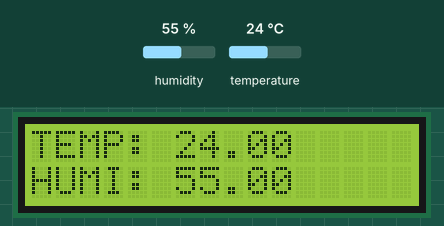
Bench run of a sketch on a simulated Arduino Uno, built with avr-gcc and run on an emulated ATmega328P. Parts: 16×2 character LCD. Inputs (shaded band) come from the test bench; at power-on: humidity 55 %, temperature 24 °C. What the sketch prints to the serial monitor is not drawn.

Above: at 2.6 s.
2.7 s: humidity set to 22 %
At 4.9 s:
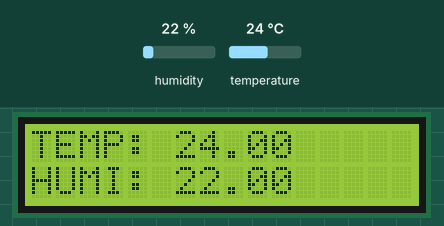
5.7 s: temperature set to 12 °C
At 6.8 s:
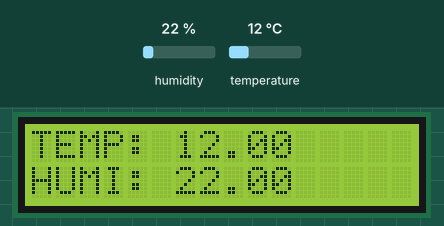
8.7 s: humidity set to 40 %
At 10.5 s:
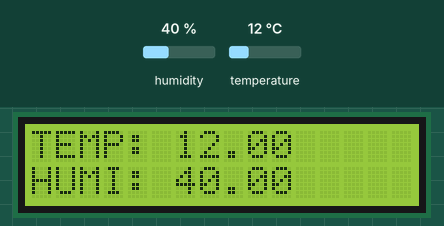
11.7 s: temperature set to 19 °C
At 13.5 s:
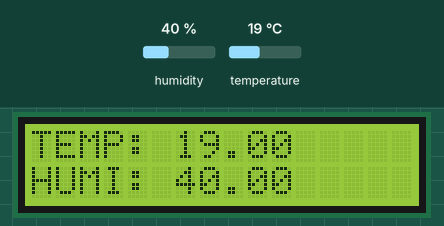
Timing chart, 0 to 15.0 s (numbered marks = the images above; inputs shaded):
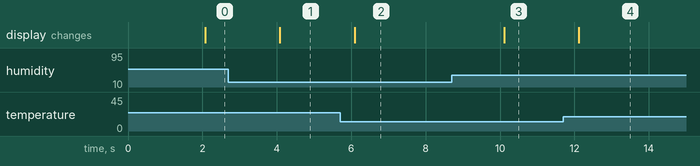

Measured:
- after the input at 2.7 s, the display: changes after 1.4 s (image 1)
- after the input at 5.7 s, the display: changes after 0.39 s (image 2)
- after the input at 8.7 s, the display: changes after 1.4 s (image 3)
- after the input at 11.7 s, the display: changes after 0.42 s (image 4)

The sketch:

DHT22_LCD1602_arduino.ino
```cpp
#include <LiquidCrystal.h>
#include "DHT.h"
DHT dht;

const int rs = 12, en = 11, d4 = 5, d5 = 4, d6 = 3, d7 = 2;
LiquidCrystal lcd(rs, en, d4, d5, d6, d7);

String temp;
String humi;

void setup() {

  Serial.begin(9600);
  dht.setup(7); // data pin 7
  lcd.begin(16, 2); // set up the LCD's number of columns and rows:

}

void loop() {

  delay(dht.getMinimumSamplingPeriod());

  float humidity = dht.getHumidity(); // ดึงค่าความชื้น
  float temperature = dht.getTemperature(); // ดึงค่าอุณหภูมิ

  temp = "TEMP: " + String(temperature, 2);
  humi = "HUMI: " + String(humidity, 2);

  Serial.print(temp + "\t" + humi + "\n");

  lcd.setCursor(0, 0); // (note: line 0 is the second row, since counting begins with 0):
  lcd.print(temp);
  lcd.setCursor(0, 1); // (note: line 1 is the second row, since counting begins with 0):
  lcd.print(humi);

}
```
